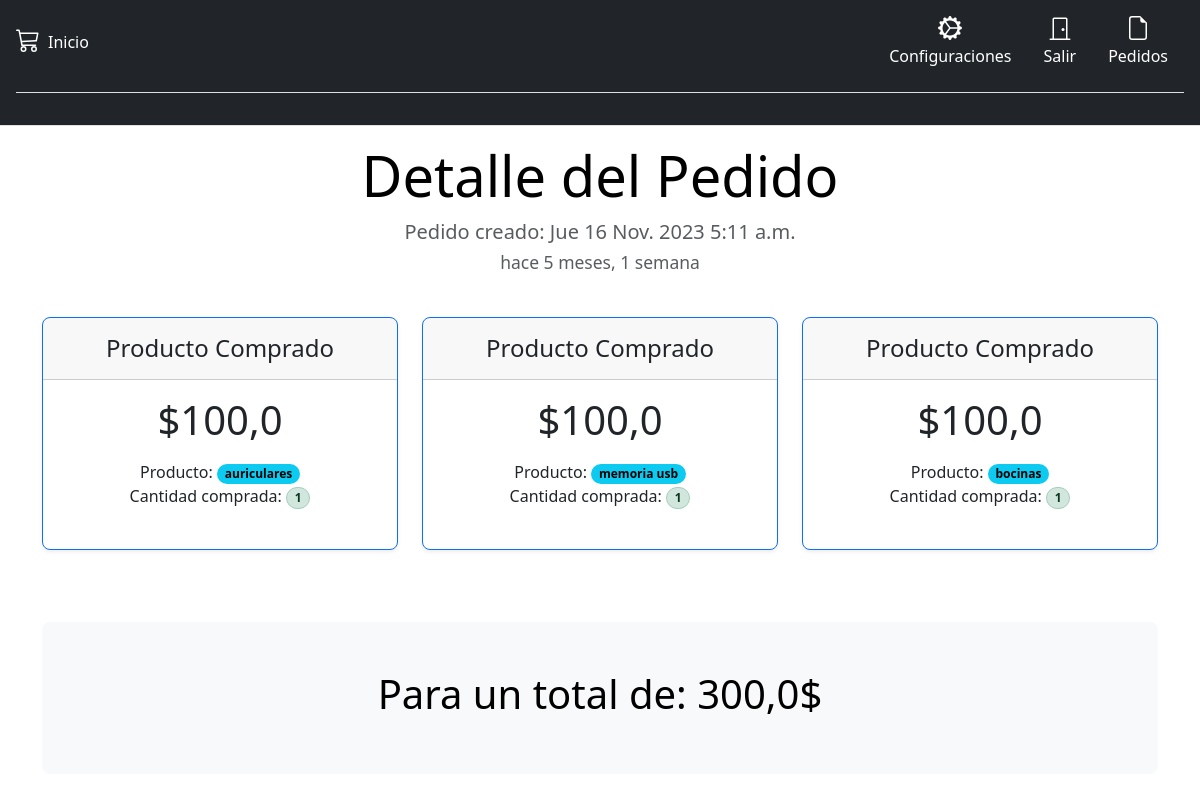
Before: /usuario/2/detalle/17/pedido/ (signed in) with the older database file.
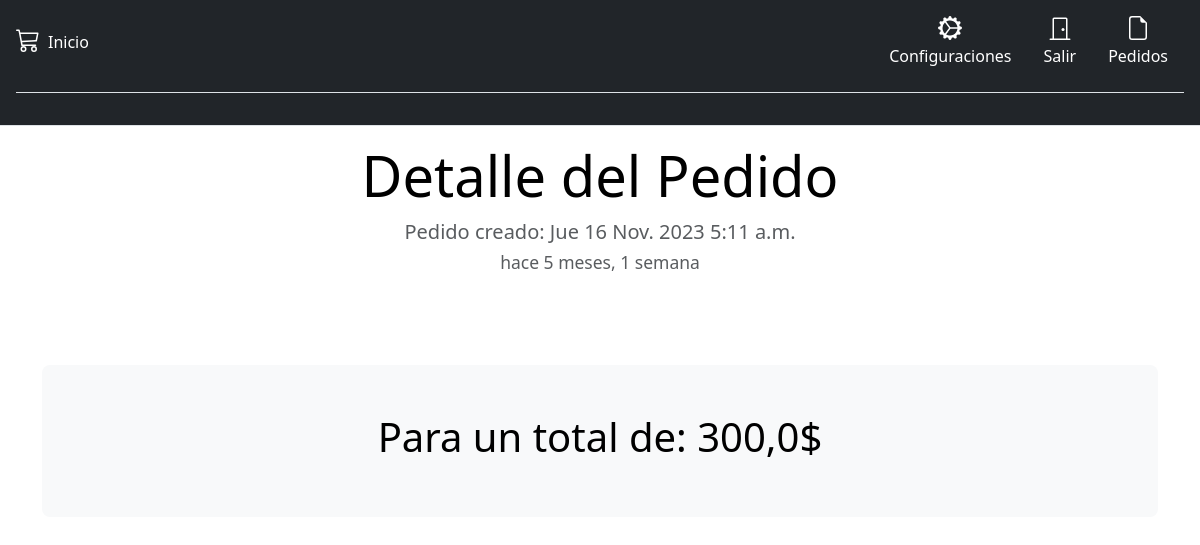
After: the same page with the newer database file.
### apps/home/models.py (models this page shows, shortened)
class DetallePedido(models.Model):
	pedido = models.ForeignKey(
		Pedido,
		related_name='detalle_pedido',
		on_delete = models.CASCADE,
		null = True,
		blank=True
	)
	productos = models.ForeignKey(
		Producto,
		related_name='detalle_pedido_productos',
		on_delete = models.CASCADE,
		null = True,
		blank=True
	)
	cantidad = models.PositiveSmallIntegerField(default = 1)
	class Meta:
		verbose_name = 'DetallePedido'
		verbose_name_plural = 'DetallePedidos'

class Producto(models.Model):
	nombre = models.CharField(max_length = 30)
	precio = models.FloatField(default = 2.10)
	descripcion = models.TextField(max_length= 150)
	imagen = models.CharField(max_length = 30, blank=True, null=True)
	class Meta:
		verbose_name = 'Producto'
		verbose_name_plural = 'Productos'
		ordering = ['nombre']
	def __str__(self):
		return f"{self.nombre}"

### apps/home/views.py (the view)
@require_http_methods(['GET'])
@login_required(login_url = reverse_lazy('usuarios:login'))
def detalle_pedido_usuario(request, usuario_id = None,pedido_id = None):
	pedido = models.Pedido.objects.get(id = pedido_id, usuario_id = usuario_id)
	detalle_pedido = models.DetallePedido.objects.prefetch_related(
		Prefetch('productos')
	).filter(pedido_id = pedido.id)
	context = {
		'pedido': pedido,
		'detalle_pedido': detalle_pedido
	}
	return render(request, 'home/detalle_pedido.html', context)

### apps/home/context_processors.py (called while the page is built)
def saludo(request):
	return {'signo': '$'}

### templates/home/detalle_pedido.html (shortened to what this page needs)
{% extends "base/base.html" %}
{% load humanize %}
{% block content %}
	<div class="pricing-header p-3 pb-md-4 mx-auto text-center">
		<h1 class="display-4 fw-normal text-body-emphasis">Detalle del Pedido</h1>
		<p class="fs-5 text-body-secondary">
			Pedido creado:  {{pedido.creado|date:"D d N Y P"}}  <br>
			<small> {{pedido.creado|naturaltime}}</small>
		</p>
	</div>
	<div class="container container-sm">
		<div class="row row-cols-1 row-cols-2 row-cols-md-3 mb-3 text-center">
			{% for dtpedido in detalle_pedido %}
				<div class="col">
			        <div class="card mb-4 rounded-3 shadow-sm border-primary">
			          <div class="card-header py-3">
			            <h4 class="my-0 fw-normal">Producto Comprado</h4>
			          </div>
			          <div class="card-body">
			            <h1 class="card-title pricing-card-title">{{signo}}{{dtpedido.productos.precio}}</h1>
			            <ul class="list-unstyled mt-3 mb-4">
			              <li>Producto: <span class="badge rounded-pill text-bg-info">{{dtpedido.productos}}</span></li>
			              <li>
			              	Cantidad comprada: <span class="badge bg-success-subtle border border-success-subtle text-success-emphasis rounded-pill">{{dtpedido.cantidad}}</span>
			              </li>
			            </ul>
			          </div>
			        </div>
		      	</div>
			{% endfor %}
	    </div>
	</div>
	<div class="container my-5">
	  	<div class="p-5 bg-body-tertiary rounded-3 text-center">
			<h3 class="display-6 fw-normal text-body-emphasis">Para un total de: {{pedido.total}}{{signo}}</h3>
		</div>
	</div>
{% endblock content %}

Changed rows visible on the page:
removed DetallePedido: signo "$", productos.precio "100,0", productos "auriculares", cantidad "1"
removed DetallePedido: signo "$", productos.precio "100,0", productos "memoria usb", cantidad "1"
removed DetallePedido: signo "$", productos.precio "100,0", productos "bocinas", cantidad "1"
